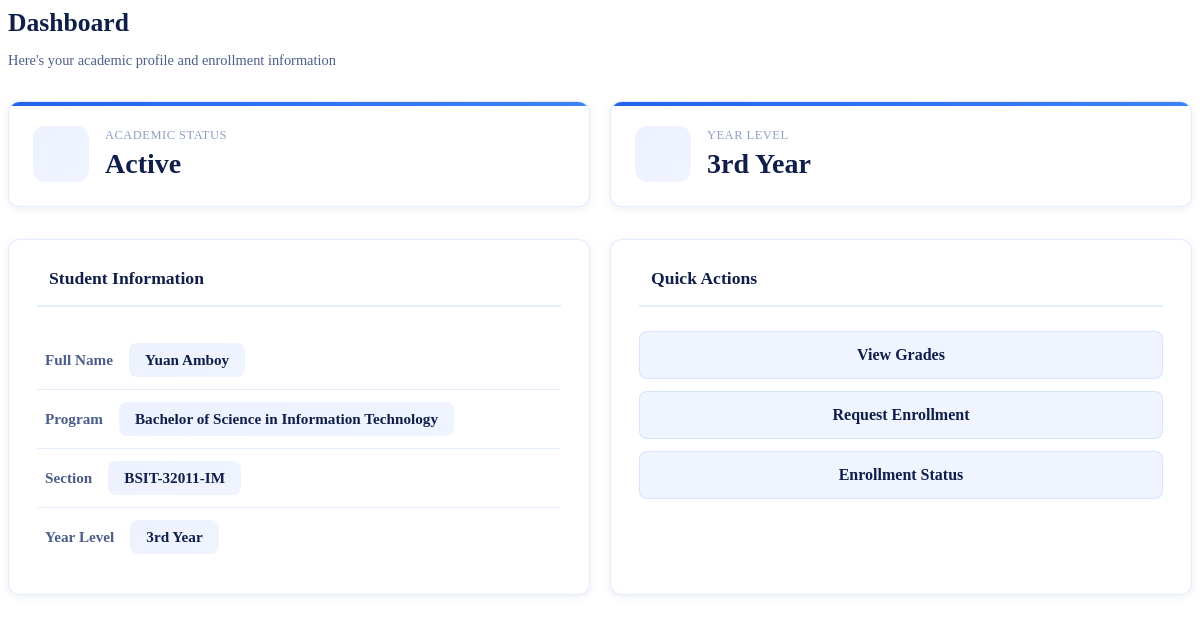
The app's page /student/dashboard.php (signed in) with its own data.
### tables this page shows
CREATE TABLE `users` (
  `user_id` int(11) NOT NULL,
  `full_name` varchar(100) NOT NULL,
  `program` varchar(100) DEFAULT NULL,
  `section` varchar(50) DEFAULT NULL,
  `year_level` tinyint(4) DEFAULT NULL,
  `email` varchar(100) NOT NULL,
  `password_hash` varchar(255) NOT NULL,
  `role_id` int(11) NOT NULL,
  `created_at` timestamp NOT NULL DEFAULT current_timestamp(),
  `is_active` tinyint(1) DEFAULT 1
);

### student/dashboard.php (the view, shortened to what this page needs)
<?php
require_once __DIR__ . '/../config/db.php';
$stmt = $conn->prepare("SELECT full_name, program, section, year_level FROM users WHERE user_id = ?");
$stmt->bind_param("i", $_SESSION['user_id']);
$stmt->execute();
$result = $stmt->get_result();
$student = $result->fetch_assoc();
$year_labels = [1 => '1st Year', 2 => '2nd Year', 3 => '3rd Year', 4 => '4th Year'];
$year_label = $year_labels[$student['year_level']] ?? 'Unknown';
?>
<div class="page-header">
    <h2>Dashboard</h2>
    <p>Here's your academic profile and enrollment information</p>
</div>
<div class="stats-grid">
    <div class="stat-card">
        <div class="stat-icon">
        </div>
        <div class="stat-info">
            <div class="label">Academic Status</div>
            <div class="value">Active</div>
        </div>
    </div>
    <div class="stat-card">
        <div class="stat-icon">
        </div>
        <div class="stat-info">
            <div class="label">Year Level</div>
            <div class="value"><?= htmlspecialchars($year_label, ENT_QUOTES) ?></div>
        </div>
    </div>
</div>
<div class="two-col">
    <div class="info-card">
        <div class="card-header">
            <h3>Student Information</h3>
        </div>
        <div class="detail-row">
            <span class="detail-label">
                Full Name
            </span>
            <span class="detail-value"><?= htmlspecialchars($student['full_name'], ENT_QUOTES) ?></span>
        </div>
        <div class="detail-row">
            <span class="detail-label">
                Program
            </span>
            <span class="detail-value"><?= htmlspecialchars($student['program'], ENT_QUOTES) ?></span>
        </div>
        <div class="detail-row">
            <span class="detail-label">
                Section
            </span>
            <span class="detail-value"><?= htmlspecialchars($student['section'], ENT_QUOTES) ?></span>
        </div>
        <div class="detail-row">
            <span class="detail-label">
                Year Level
            </span>
            <span class="detail-value"><?= htmlspecialchars($year_label, ENT_QUOTES) ?></span>
        </div>
    </div>
    <div class="info-card">
        <div class="card-header">
            <h3>Quick Actions</h3>
        </div>
        <div style="display: flex; flex-direction: column; gap: 0.75rem;">
            <a href="?page=view_grades" style="padding: 0.875rem; border-radius: 8px; border: 1px solid var(--border); text-decoration: none; color: var(--text-900); font-weight: 600; text-align: center; transition: var(--transition); background: #F0F4FF; cursor: pointer;" onmouseover="this.style.background='#EEF2FF'; this.style.borderColor='var(--blue-600)'" onmouseout="this.style.background='#F0F4FF'; this.style.borderColor='var(--border)'">
                <i class='bx bx-book-open'></i> View Grades
            </a>
            <a href="?page=request_enrollment" style="padding: 0.875rem; border-radius: 8px; border: 1px solid var(--border); text-decoration: none; color: var(--text-900); font-weight: 600; text-align: center; transition: var(--transition); background: #F0F4FF; cursor: pointer;" onmouseover="this.style.background='#EEF2FF'; this.style.borderColor='var(--blue-600)'" onmouseout="this.style.background='#F0F4FF'; this.style.borderColor='var(--border)'">
                <i class='bx bx-user-plus'></i> Request Enrollment
            </a>
            <a href="?page=enrollment_status" style="padding: 0.875rem; border-radius: 8px; border: 1px solid var(--border); text-decoration: none; color: var(--text-900); font-weight: 600; text-align: center; transition: var(--transition); background: #F0F4FF; cursor: pointer;" onmouseover="this.style.background='#EEF2FF'; this.style.borderColor='var(--blue-600)'" onmouseout="this.style.background='#F0F4FF'; this.style.borderColor='var(--border)'">
                <i class='bx bx-check-circle'></i> Enrollment Status
            </a>
        </div>
    </div>
</div>

### student/dashboard.php (style rules this page uses)
.page-header { margin-bottom: 2rem; }
.page-header h2 { font-size: 1.6rem; font-weight: 700; color: var(--text-900); margin-bottom: 0.5rem; }
.page-header p { color: var(--text-600); font-size: 0.9rem; }
.stats-grid { display: grid; grid-template-columns: repeat(auto-fit, minmax(220px, 1fr)); gap: 1.25rem; margin-bottom: 2rem; }
.stat-card { background: var(--surface); border: 1px solid var(--border); border-radius: var(--r-md); padding: 1.5rem; display: flex; align-items: center; gap: 1rem; box-shadow: var(--shadow-sm); transition: var(--transition); position: relative; overflow: hidden; }
.stat-card::before { content: ''; position: absolute; top: 0; left: 0; right: 0; height: 4px; background: linear-gradient(90deg, var(--blue-600), var(--blue-500)); }
.stat-icon { width: 56px; height: 56px; border-radius: 12px; display: flex; align-items: center; justify-content: center; font-size: 1.5rem; flex-shrink: 0; background: linear-gradient(135deg, #EEF2FF, #F0F4FF); color: var(--blue-600); }
.stat-info .label { font-size: 0.78rem; color: var(--text-400); font-weight: 500; text-transform: uppercase; letter-spacing: 0.5px; }
.stat-info .value { font-size: 1.75rem; font-weight: 700; color: var(--text-900); line-height: 1.2; margin-top: 0.25rem; }
.info-card { background: var(--surface); border: 1px solid var(--border); border-radius: var(--r-md); box-shadow: var(--shadow-sm); padding: 1.75rem; transition: var(--transition); }
.info-card .card-header { display: flex; align-items: center; gap: 0.75rem; margin-bottom: 1.5rem; padding-bottom: 1rem; border-bottom: 2px solid var(--border); }
.info-card .card-header h3 { font-size: 1.1rem; font-weight: 700; color: var(--text-900); margin: 0; }
.detail-row { display: flex; justify-content: flex-start; align-items: center; padding: 0.75rem 0; border-bottom: 1px solid var(--border); font-size: 0.95rem; }
.detail-row:last-child { border-bottom: none; }
.detail-label { font-weight: 600; color: var(--text-600); display: flex; align-items: center; gap: 0.5rem; margin-right: 1rem; }
.detail-value { font-weight: 700; color: var(--text-900); background: linear-gradient(135deg, #EEF2FF, #F0F4FF); padding: 0.5rem 1rem; border-radius: 8px; font-size: 0.95rem; }
.two-col { display: grid; grid-template-columns: 1fr 1fr; gap: 1.25rem; margin-bottom: 2rem; }

### records on screen
users: year_level "3rd Year", full_name "Yuan Amboy", program "Bachelor of Science in Information Technology", section "BSIT-32011-IM"
